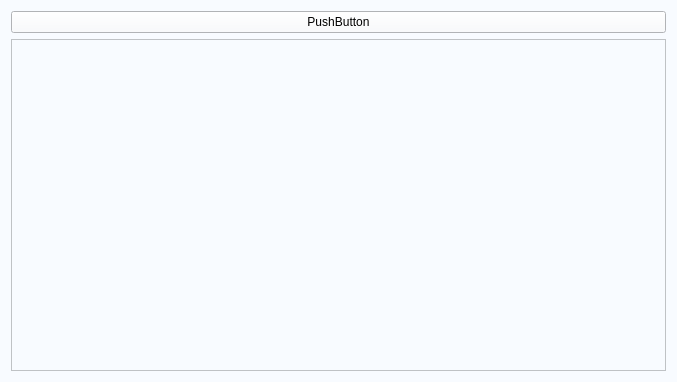
<?xml version="1.0" encoding="UTF-8"?>
<ui version="4.0">
 <class>TDMTrendChartForm</class>
 <widget class="QWidget" name="TDMTrendChartForm">
  <property name="geometry">
   <rect>
    <x>0</x>
    <y>0</y>
    <width>677</width>
    <height>382</height>
   </rect>
  </property>
  <property name="windowTitle">
   <string>Form</string>
  </property>
  <property name="styleSheet">
   <string notr="true">background-color: rgb(248, 251, 255);</string>
  </property>
  <layout class="QVBoxLayout" name="verticalLayout">
   <item>
    <widget class="QPushButton" name="pushButton">
     <property name="text">
      <string>PushButton</string>
     </property>
    </widget>
   </item>
   <item>
    <widget class="QChartView" name="chartView">
     <property name="styleSheet">
      <string notr="true">padding-left:50px;</string>
     </property>
    </widget>
   </item>
  </layout>
 </widget>
 <customwidgets>
  <customwidget>
   <class>QChartView</class>
   <extends>QGraphicsView</extends>
   <header location="global">qchartview.h</header>
  </customwidget>
 </customwidgets>
 <resources/>
 <connections/>
</ui>
